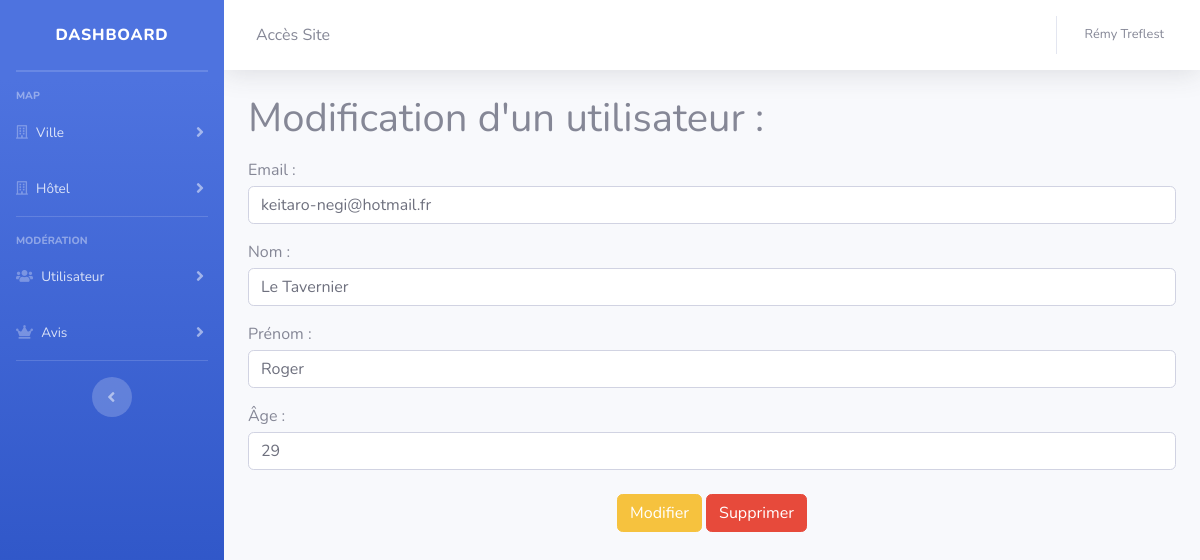
Page /admin/modifUser.php?id=2 (signed in) on the committed database.
### tables this page shows
CREATE TABLE IF NOT EXISTS `utilisateurs` (
  `idUtilisateur` int(11) NOT NULL AUTO_INCREMENT,
  `email` varchar(100) NOT NULL,
  `mdp` varchar(100) NOT NULL,
  `nom` varchar(100) NOT NULL,
  `prenom` varchar(100) NOT NULL,
  `idRole` int(11) NOT NULL,
  `acceptRGPD` tinyint(1) NOT NULL,
  `dateAcceptRGPD` date DEFAULT NULL,
  `DoB` date DEFAULT NULL,
  `age` int(3) NOT NULL,
  `token` varchar(100) DEFAULT NULL,
  PRIMARY KEY (`idUtilisateur`),
  UNIQUE KEY `email` (`email`)
);

### Modeles/Modele.php (called while the page is built)
<?php
class Modele {
    protected function getBdd()
    {
        $dsn = "mysql:host=localhost;dbname=ppe;charset=UTF8";
        $username = "root";
        $password = "";
        return new PDO($dsn, $username, $password, array(PDO::ATTR_ERRMODE => PDO::ERRMODE_EXCEPTION));
    }
}

### Modeles/Utilisateur.php (called while the page is built, shortened)
<?php
class Utilisateur extends Modele {
    private $idUtilisateur;
    private $email;
    private $nom;
    private $prenom;
    private $age;
    public function __construct($idUtilisateur = null){
        if ( $idUtilisateur != null ){
            $requete = $this->getBdd()->prepare("SELECT * FROM utilisateurs WHERE idUtilisateur = ?");
            $requete->execute([$idUtilisateur]);
            $infoUser =  $requete->fetch(PDO::FETCH_ASSOC);
            $this->idUtilisateur = $infoUser["idUtilisateur"];
            $this->email = $infoUser["email"];
            $this->nom = $infoUser["nom"];
            $this->prenom = $infoUser["prenom"];
            $this->age = $infoUser["age"];
            $requete = $this->getBdd()->prepare("SELECT * FROM messages WHERE expediteur = ? OR destinataire = ? ORDER BY date");
            $requete->execute([$idUtilisateur, $idUtilisateur]);
            $infosMessages = $requete->fetchAll(PDO::FETCH_ASSOC);
            foreach ( $infosMessages as $infoMessage ){
                $objetMessage = new Message();
            }
        }
    }
    public function getIdUtilisateur(){
        return $this->idUtilisateur;
    }
    public function getEmail(){
        return $this->email;
    }
    public function getNom(){
        return $this->nom;
    }
    public function getPrenom(){
        return $this->prenom;
    }
    public function getAge(){
        return $this->age;
    }
}

### admin/modifUser.php (the view, shortened to what this page needs)
<?php
require_once "headerAdmin.php";
$admin = new Admin();
$users = $admin->getAllUsers();
?>
<?php
if(empty($_GET)){
    ?>
    <div class="container">
        <h1>Liste des utilisateurs :</h1>
        <table class="table table-hover mt-3 align-td">
        <thead class="bg-primary text-light">
            <tr>
            <th scope="col">Id</th>
            <th scope="col">Email</th>
            <th scope="col">Nom</th>
            <th scope="col">Prénom</th>
            <th scope="col" class="action text-center">Action</th>
            </tr>
        </thead>
        <tbody>
            <?php
                foreach($users as $user){
                    ?>
                    <tr>
                        <td><?=$user["idUtilisateur"]?></td>
                        <td><?=$user["email"]?></td>
                        <td><?=$user["nom"]?></td>
                        <td><?=$user["prenom"]?></td>
                        <td>
                            <a href="modifUser.php?id=<?=$user["idUtilisateur"]?>">
                                <button type="button" class="btn btn-warning">Modifier</button>
                            </a>
                        </td>
                    </tr>
                    <?php
                }
            ?>
        </tbody>
        </table>
    </div>
    <?php
}else{
    $user = new Utilisateur($_GET["id"]);
    ?>
    <div class="container">
        <h1>Modification d'un utilisateur :</h1>
        <form method="POST" action="../controleurs/modifUser.php?id=<?=$user->getIdUtilisateur()?>">
            <div class="form-group my-3">
                <label for="email" class="mb-1">Email : </label>
                <input type="email" class="form-control" name="email" id="email" placeholder="Entrez votre email" value="<?=$user->getEmail()?>" required>
            </div>
            <div class="form-group my-3">
                <label for="nom" class="mb-1">Nom : </label>
                <input type="text" class="form-control" name="nom" id="nom" placeholder="Entrez votre nom" value="<?=$user->getNom()?>" required>
            </div>
            <div class="form-group my-3">
                <label for="prenom" class="mb-1">Prénom : </label>
                <input type="text" class="form-control" name="prenom" id="prenom" placeholder="Entrez votre prénom" value="<?=$user->getPrenom()?>" required>
            </div>
            <div class="form-group my-3">
                <label for="age" class="mb-1">Âge : </label>
                <input type="number" class="form-control" name="age" id="age" min=0 placeholder="Entrez votre âge" value="<?=$user->getAge()?>" required>
            </div>
            <div class="form-group text-center mt-4">
                <button type="submit" class="btn btn-warning">Modifier</button>
                <button type="button" class="btn btn-danger" data-toggle="modal" data-target="#exampleModal">
                Supprimer
                </button>
            </div>
        </form>
    </div>
    <?php
}
?>
<?php
require_once "footerAdmin.php";
?>

### admin/css/style.css (style rules this page uses)
*, *:after, *:before { -webkit-box-sizing: border-box; box-sizing: border-box; }
body { font-family: Avenir, 'Helvetica Neue', 'Lato', 'Segoe UI', Helvetica, Arial, sans-serif; color: #4b0f31; background-color: #f1e5e6; -webkit-font-smoothing: antialiased; -moz-osx-font-smoothing: grayscale; }
html { font-family:sans-serif;-ms-text-size-adjust:100%;-webkit-text-size-adjust:100%; }
body { margin:0; }
h1 { font-size:2em;margin:0.67em 0; }
button,input,select,textarea { font-family:inherit;font-size:100%;margin:0; }
button,input { line-height:normal; }
button,select { text-transform:none; }
button,html input[type="button"],input[type="reset"],input[type="submit"] { -webkit-appearance:button;cursor:pointer; }

### rows in the picture
utilisateurs: email "keitaro-negi@hotmail.fr", nom "Le Tavernier", prenom "Roger", age "29"

### other values in the picture
$_SESSION["prenom"] "Rémy"
$_SESSION["nom"] "Treflest"
